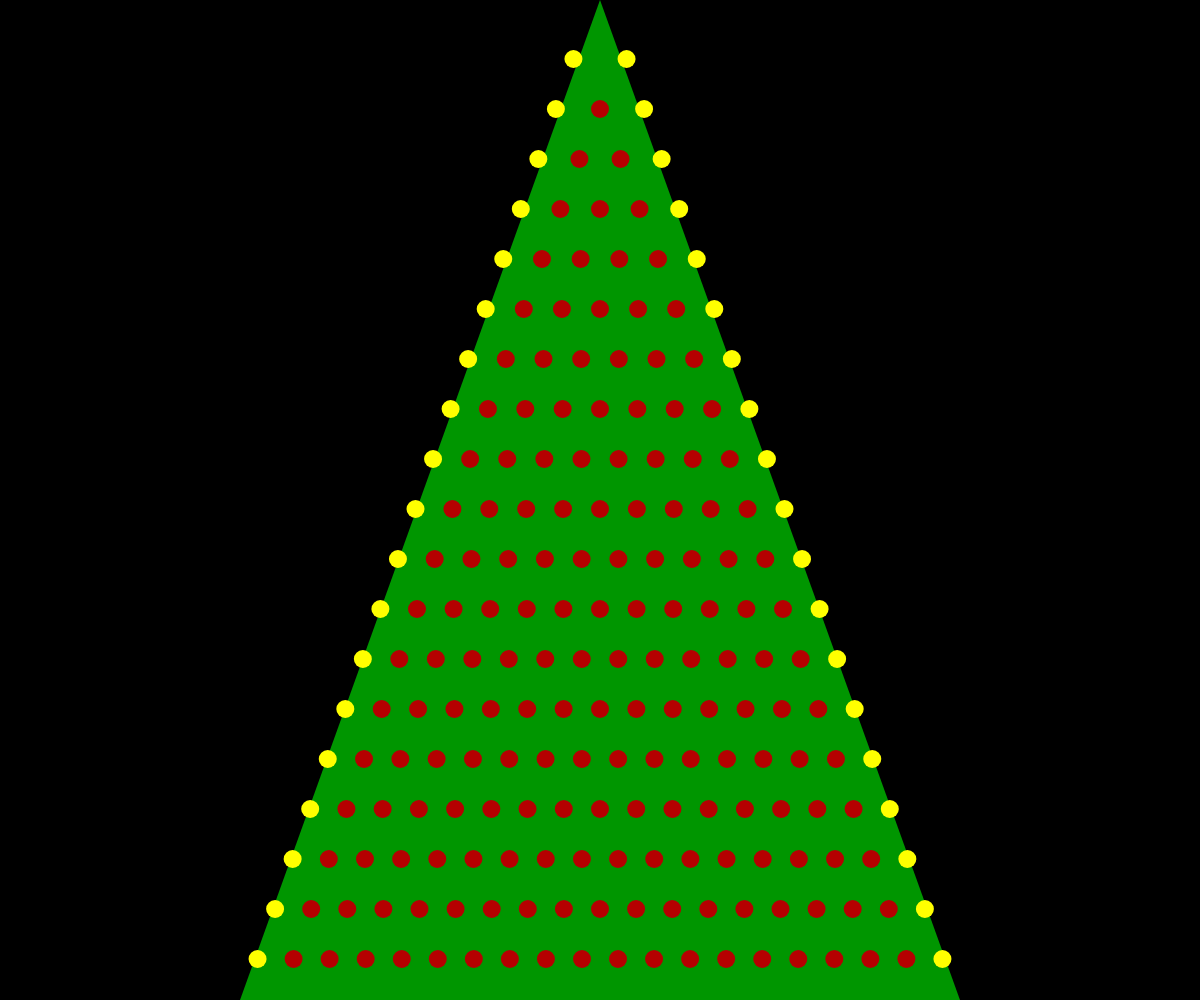
Frame 1 (no input)
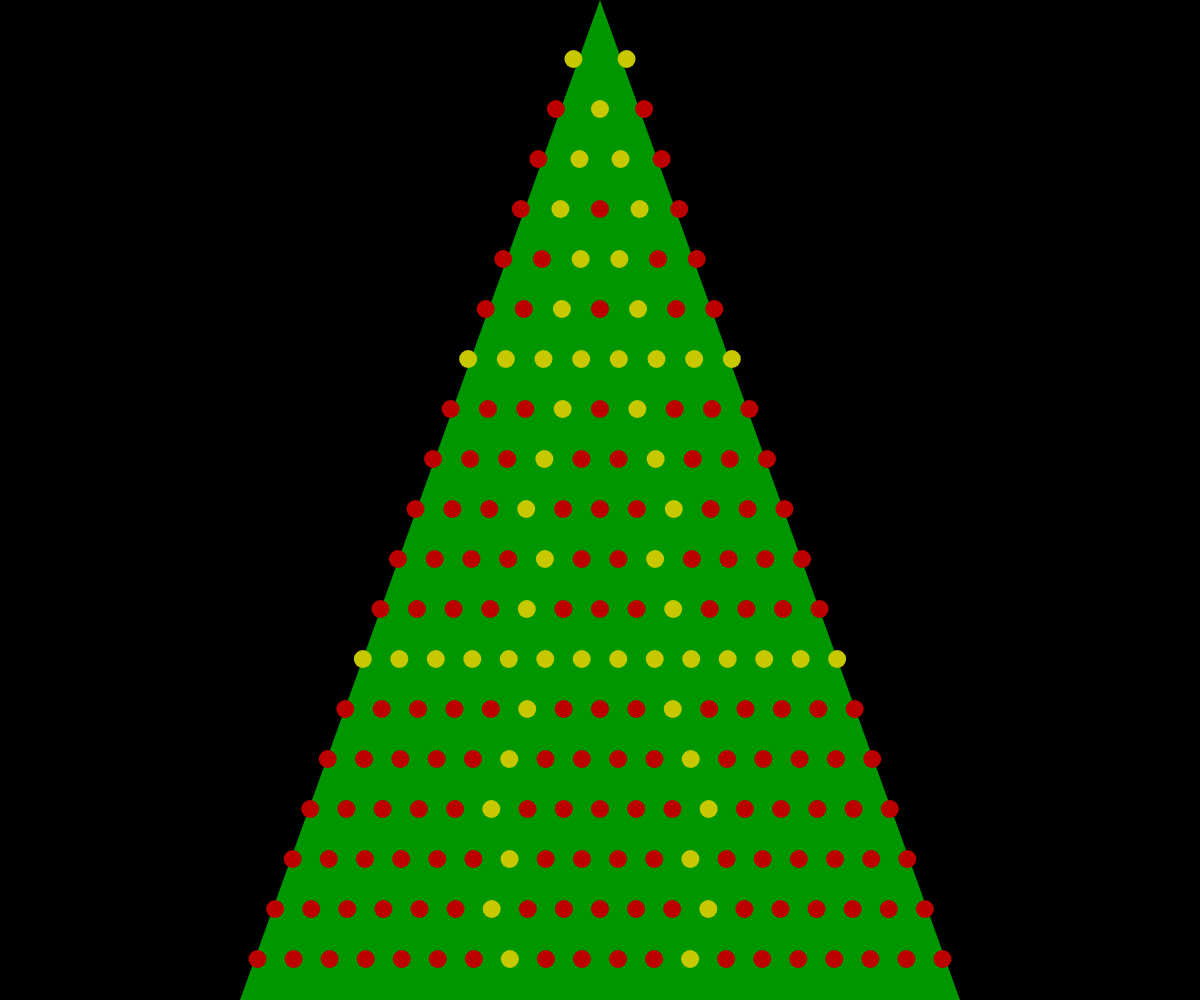
Frame 60 (no input)
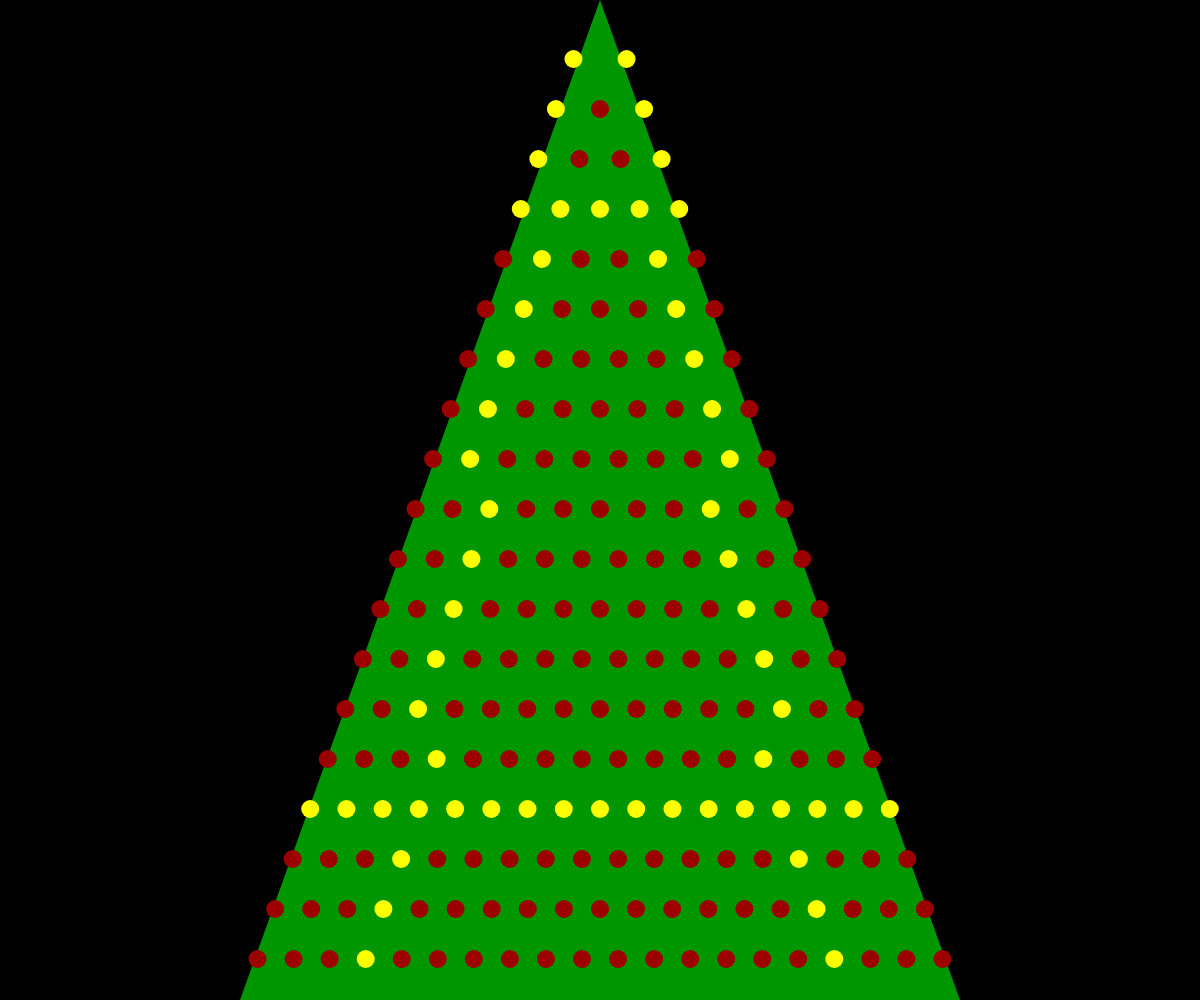
Frame 120 (the mouse pressed at the canvas centre since frame 60)

The p5.js sketch that drew these frames (run headless with seeded random() and noise() and a simulated clock; from frame 60 on, the mouse is pressed at the canvas centre):

// p5.js sketch
// ── sketch.js
const lines = 20;
let lineOffset;
const diameterPct = 0.000015;
const baseWidthPct = 0.6;
let baseWidth, diameter;
let timer = 0;
const wait = 100;
let line = 0;

function setup() {
    createCanvas(windowWidth, windowHeight);
    noStroke();

    baseWidth = baseWidthPct * width;
    lineOffset = height/lines;
    diameter = diameterPct * (width * height);
}

function draw() {
    if(timer >= wait){
        line = (line + 1) % lines;
        timer = 0
    } else {
        timer += deltaTime;
    }

    background(0);
    translate(width/2, 0);

    fill(0, 150, 0);
    triangle(0,0,baseWidth/2,height,-baseWidth/2, height);

    for (let i = 1; i < lines; i++) {
        const nBalls = i + 1;
        const lineHeight = i * lineOffset + diameter/2;
        const lineWidth = map(i, 0, lines, diameter, baseWidth);
        const currCol = Math.floor(map(line, 0, 20, 0, nBalls));

        for (let j = 0; j < nBalls; j++) {
            if(i === line || i === lines - line || j === currCol || j === nBalls - currCol - 1)
                fill(map(cos(frameCount * 0.05), -1, 1, 200, 255),map(cos(frameCount * 0.05), -1, 1, 200, 255),0);
            else
                fill(map(sin(frameCount * 0.05), -1, 1, 100, 255),0,0);

            circle(lerp(-lineWidth/2, lineWidth/2, j/(nBalls-1)), lineHeight, diameter);
        }
    }
}
